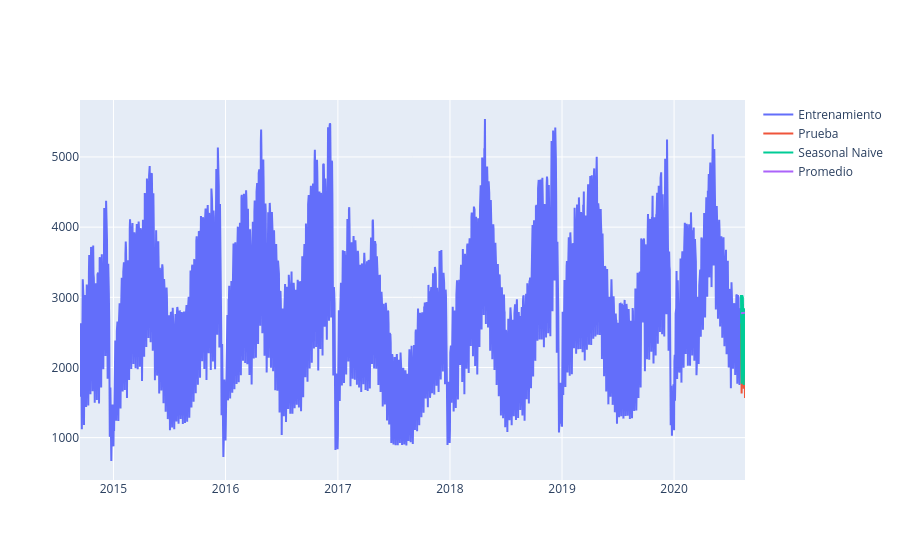

Notebook cell for this chart:
### Markdown cell above
##### Graficar serie real y las predicciones en el Test

### Code cell
fig = go.Figure()

# train
no_plot = fig.add_trace(
    go.Scatter(x=train_tw.index.tolist(),y=train_tw.values.tolist(), mode = 'lines', #lines+markers
               name="Entrenamiento"))

# test real
no_plot = fig.add_trace(
    go.Scatter(x=test_tw.index.tolist(),y=test_tw.values.tolist(), mode = 'lines',
               name="Prueba"))

# pred seasonal naive
no_plot = fig.add_trace(
    go.Scatter(x=pred_snaive_tw.index.tolist(),y=pred_snaive_tw.values.tolist(), mode = 'lines',
               name="Seasonal Naive"))

# desvio drift
no_plot = fig.add_trace(
  go.Scatter(x = pred_drift_tw.index.tolist(), y = pred_drift_tw.values.tolist(), mode = 'lines',
             name = "Promedio"))

fig.show()

### Figure 1 — Plotly figure (JSON) as saved in the notebook; plotly's stock layout.template omitted (floating-point values rounded to 4 significant figures; data arrays with more than 128 entries replaced by an {"elided": "..."} marker saying what was removed)
{"data": [{"mode": "lines", "name": "Entrenamiento", "type": "scatter", "x": {"elided": "2153 str values"}, "y": {"elided": "2153 float values"}}, {"mode": "lines", "name": "Prueba", "type": "scatter", "x": ["2020-08-06T00:00:00", "2020-08-07T00:00:00", "2020-08-08T00:00:00", "2020-08-09T00:00:00", "2020-08-10T00:00:00", "2020-08-11T00:00:00", "2020-08-12T00:00:00", "2020-08-13T00:00:00", "2020-08-14T00:00:00", "2020-08-15T00:00:00", "2020-08-16T00:00:00", "2020-08-17T00:00:00", "2020-08-18T00:00:00", "2020-08-19T00:00:00"], "y": [2625, 2364, 1628, 1941, 2745, 2742, 2904, 2780, 2308, 1696, 2037, 2638, 2683, 1564]}, {"mode": "lines", "name": "Seasonal Naive", "type": "scatter", "x": ["2020-08-06T00:00:00", "2020-08-07T00:00:00", "2020-08-08T00:00:00", "2020-08-09T00:00:00", "2020-08-10T00:00:00", "2020-08-11T00:00:00", "2020-08-12T00:00:00", "2020-08-13T00:00:00", "2020-08-14T00:00:00", "2020-08-15T00:00:00", "2020-08-16T00:00:00", "2020-08-17T00:00:00", "2020-08-18T00:00:00", "2020-08-19T00:00:00"], "y": [3033, 2623, 1767, 2207, 3031, 2969, 3010, 2687, 2317, 1750, 1993, 2419, 2845, 2774]}, {"mode": "lines", "name": "Promedio", "type": "scatter", "x": ["2020-08-06T00:00:00", "2020-08-07T00:00:00", "2020-08-08T00:00:00", "2020-08-09T00:00:00", "2020-08-10T00:00:00", "2020-08-11T00:00:00", "2020-08-12T00:00:00", "2020-08-13T00:00:00", "2020-08-14T00:00:00", "2020-08-15T00:00:00", "2020-08-16T00:00:00", "2020-08-17T00:00:00", "2020-08-18T00:00:00", "2020-08-19T00:00:00"], "y": [2774, 2775.0, 2775.0, 2776.0, 2776.0, 2777.0, 2777.0, 2778.0, 2778.0, 2779.0, 2780.0, 2780.0, 2781.0, 2781.0]}], "layout": {}}
